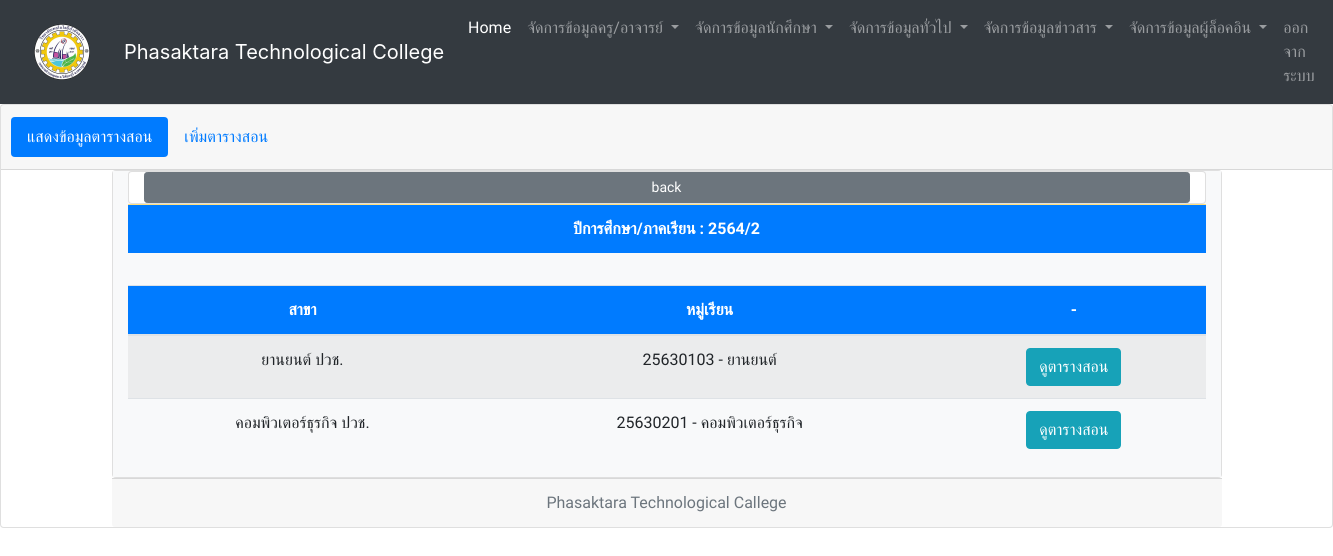
/showclassroom_second.php?y_id=3 (signed in), run on an earlier commit of the app's database.
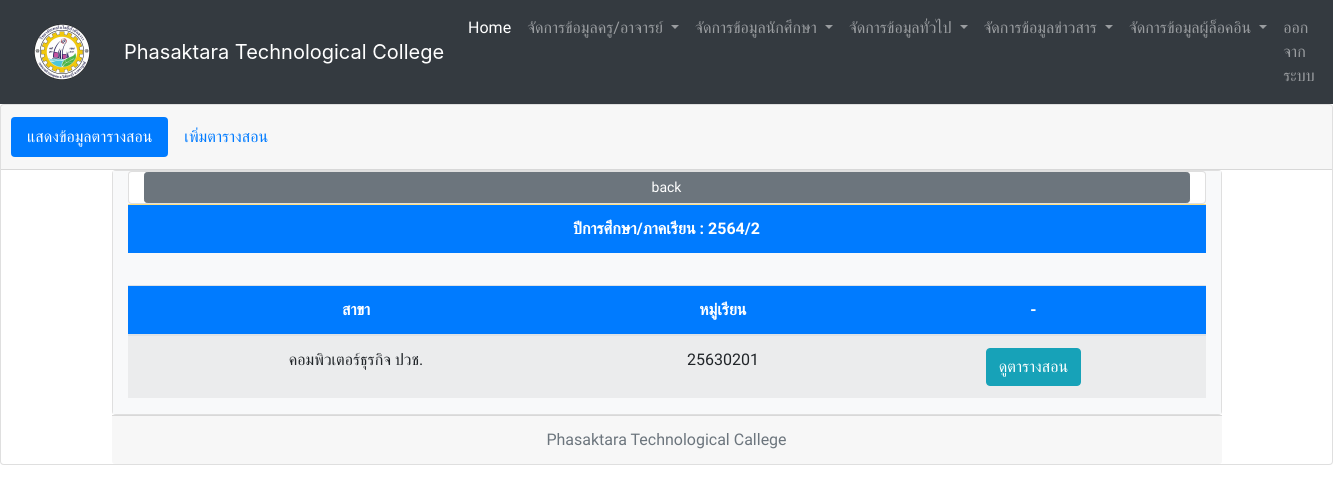
And on a later commit of the database.
### tables this page shows
CREATE TABLE `classroom` (
  `classroom_id` int(11) NOT NULL,
  `class_id` int(11) NOT NULL,
  `c_id` smallint(6) NOT NULL,
  `y_id` tinyint(4) NOT NULL,
  `t_id` tinyint(4) NOT NULL,
  `day_id` char(1) NOT NULL,
  `time_id` tinyint(4) NOT NULL,
  `classroom_st` char(1) NOT NULL
);

CREATE TABLE `branch` (
  `b_id` tinyint(4) NOT NULL,
  `b_name` varchar(50) NOT NULL,
  `d_id` tinyint(4) NOT NULL
);

CREATE TABLE `class` (
  `class_id` int(11) NOT NULL,
  `class_name` varchar(50) NOT NULL,
  `b_id` tinyint(4) NOT NULL
);

### showclassroom_second.php (the view, shortened to what this page needs)
<?php
if(isset($_SESSION["valid_uname"]) && isset($_SESSION["valid_pwd"]) && isset($_SESSION["userlevel"])){
include "connect.php";
  include "include/head_menu_admin.php";
	$y_id = $_GET['y_id'];
  	$sql = "SELECT *
			FROM classroom as classroom
				inner join class as class on (classroom.class_id = class.class_id)
				inner join student as student on (student.class_id = class.class_id)
				inner join year as year on (classroom.y_id = year.y_id)
							WHERE classroom.y_id = '$y_id'";
$result = mysqli_query($conn, $sql)
  or die("3.ไม่สามารถประมวลผลคำสั่งได้") . mysqli_error();
$rs = mysqli_fetch_array($result)
?>
<div class="card text-center">
  <div class="card-header">
    <ul class="nav nav-pills card-header-pills">
      	<li class="nav-item">
        <a class="nav-link active" href="showclassroom.php">แสดงข้อมูลตารางสอน</a>
      </li>
      <li class="nav-item">
        <a class="nav-link" href="frm_addclassroom.php">เพิ่มตารางสอน</a>
      </li>
    </ul>
  </div>
  <div class="container" >
    <div class="card text-center">
      <div class="container-fluid h-100 bg-light text-dark">
        <div class="card text" style="max-width: 1200px;">
        <form action="" method="post">
                <div class="form-group">
              <div class="col"><button class="col-12 btn btn-secondary btn-sm float-left" input type="button" onclick=window.history.back() >back</button></div>
          </div>
        </div>
                <table class="table table-warning" >
                  <tr class="bg-primary text-white">
                    <th scope="col">ปีการศึกษา/ภาคเรียน : <?php echo "$rs[y_number]"; ?></th>
                  </tr>
              </table>
          <div class="row no-gutters">
            <div class="col-md-12">
                <table class="table table-striped " >
              <table class="table table-striped " >
                <thead>
                  <tr class="bg-primary text-white">
                    <th scope="col">สาขา</th>
                    <th scope="col">หมู่เรียน</th>
                    <th scope="col">-</th>
                  </tr>
                </thead>
                <tbody>
                  <?php
				  $sql2 = "SELECT * FROM classroom AS classroom
		INNER JOIN class AS class ON (classroom.class_id = class.class_id)
		INNER JOIN course AS course ON (classroom.c_id = course.c_id)
		INNER JOIN teacher AS teacher ON (classroom.t_id = teacher.t_id)
		INNER JOIN day AS day on (classroom.day_id = day.day_id)
		inner join time as time on (classroom.time_id = time.time_id)
		inner join year as year on (classroom.y_id = year.y_id)
		inner join branch on (class.b_id = branch.b_id)
		WHERE classroom.y_id = '$y_id' GROUP BY classroom.class_id HAVING count(classroom.class_id) > 0 ORDER BY classroom.day_id ASC ";
				$result2 = mysqli_query($conn, $sql2)
  					or die("3.ไม่สามารถประมวลผลคำสั่งได้") . mysqli_error();
                  while ($rs2 = mysqli_fetch_array($result2)) {
                  ?>
                    <tr>
                    <td><?php echo "$rs2[b_name]"; ?></td>
                    <td><?php echo "$rs2[class_name]"; ?></td>
                      <td><?php echo "<a href=\"showclassroom_tree.php?y_id=$rs2[y_id]&class_id=$rs2[class_id]\">"; ?>
                      <button type="button" class="btn btn-info">ดูตารางสอน</button>
					  <?php echo "</a>"; ?></td>
                    </tr>
                  <?php
                  }
                  ?>
                </tbody>
              </table>
            </div>
          </div>
        </div>
      </div>
      <div class="card-footer text-muted">
        Phasaktara Technological Callege
      </div>
      <?php
    } else {
      echo "<script> alert('Please Login');window.location = 'index.php';</script>";
      exit();
    }
      ?>

What changed in the data, as far as the page shows it:
removed classroom: branch.b_name "ยานยนต์ ปวช.", class.class_name "25630103 - ยานยนต์"
changed classroom "คอมพิวเตอร์ธุรกิจ ปวช.": class.class_name "25630201 - คอมพิวเตอร์ธุรกิจ" → "25630201"
